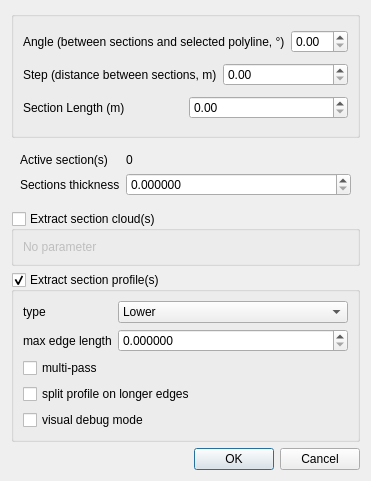
<?xml version="1.0" encoding="UTF-8"?>
<ui version="4.0">
 <class>ATMDialog</class>
 <widget class="QDialog" name="ATMDialog">
  <property name="geometry">
   <rect>
    <x>0</x>
    <y>0</y>
    <width>352</width>
    <height>481</height>
   </rect>
  </property>
  <property name="windowTitle">
   <string>Automatic Throw Measurement Settings</string>
  </property>
  <layout class="QGridLayout" name="gridLayout_3">
   <item row="0" column="0">
    <widget class="QGroupBox" name="groupBox">
     <property name="title">
      <string/>
     </property>
     <layout class="QGridLayout" name="gridLayout">
      <item row="0" column="0">
       <layout class="QHBoxLayout" name="horizontalLayout">
        <item>
         <widget class="QLabel" name="angleLabel">
          <property name="text">
           <string>Angle (between sections and selected polyline, °)</string>
          </property>
         </widget>
        </item>
        <item>
         <widget class="QDoubleSpinBox" name="angle"/>
        </item>
       </layout>
      </item>
      <item row="2" column="0">
       <layout class="QHBoxLayout" name="horizontalLayout_2">
        <item>
         <widget class="QLabel" name="secLengthLabel">
          <property name="text">
           <string>Section Length (m)</string>
          </property>
         </widget>
        </item>
        <item>
         <widget class="QDoubleSpinBox" name="secLength"/>
        </item>
       </layout>
      </item>
      <item row="1" column="0">
       <layout class="QHBoxLayout" name="horizontalLayout_3">
        <item>
         <widget class="QLabel" name="stepLabel">
          <property name="text">
           <string>Step (distance between sections, m)</string>
          </property>
         </widget>
        </item>
        <item>
         <widget class="QDoubleSpinBox" name="step"/>
        </item>
       </layout>
      </item>
     </layout>
    </widget>
   </item>
   <item row="1" column="0">
    <layout class="QGridLayout" name="gridLayout_2">
     <item row="0" column="0">
      <widget class="QFrame" name="frame">
       <layout class="QFormLayout" name="formLayout_6">
        <item row="0" column="0">
         <widget class="QLabel" name="activeSectionsLabel_2">
          <property name="text">
           <string>Active section(s)</string>
          </property>
         </widget>
        </item>
        <item row="0" column="1">
         <widget class="QLabel" name="activeSectionsLabel_3">
          <property name="text">
           <string notr="true">0</string>
          </property>
         </widget>
        </item>
        <item row="1" column="0">
         <widget class="QLabel" name="secThicknessLabel">
          <property name="text">
           <string>Sections thickness</string>
          </property>
         </widget>
        </item>
        <item row="1" column="1">
         <widget class="QDoubleSpinBox" name="thicknessDoubleSpinBox_3">
          <property name="toolTip">
           <string>Thickness of each section (depends on the cloud density)</string>
          </property>
          <property name="decimals">
           <number>6</number>
          </property>
          <property name="maximum">
           <double>1000000000.000000000000000</double>
          </property>
         </widget>
        </item>
       </layout>
      </widget>
     </item>
     <item row="1" column="0">
      <widget class="QGroupBox" name="extractCloudsGroupBox">
       <property name="toolTip">
        <string>To extract each section as a point cloud</string>
       </property>
       <property name="title">
        <string>Extract section cloud(s)</string>
       </property>
       <property name="checkable">
        <bool>true</bool>
       </property>
       <property name="checked">
        <bool>false</bool>
       </property>
       <layout class="QVBoxLayout" name="verticalLayout_7">
        <item>
         <widget class="QLabel" name="label_13">
          <property name="text">
           <string>No parameter</string>
          </property>
         </widget>
        </item>
       </layout>
      </widget>
     </item>
     <item row="2" column="0">
      <widget class="QGroupBox" name="extractEnvelopesGroupBox">
       <property name="toolTip">
        <string>To extract the contour of each section as a polyline</string>
       </property>
       <property name="title">
        <string>Extract section profile(s)</string>
       </property>
       <property name="checkable">
        <bool>true</bool>
       </property>
       <property name="checked">
        <bool>true</bool>
       </property>
       <layout class="QVBoxLayout" name="verticalLayout_6">
        <item>
         <widget class="QFrame" name="frame_4">
          <property name="minimumSize">
           <size>
            <width>0</width>
            <height>50</height>
           </size>
          </property>
          <layout class="QFormLayout" name="formLayout_5">
           <property name="leftMargin">
            <number>0</number>
           </property>
           <property name="topMargin">
            <number>0</number>
           </property>
           <property name="rightMargin">
            <number>0</number>
           </property>
           <property name="bottomMargin">
            <number>0</number>
           </property>
           <item row="0" column="0">
            <widget class="QLabel" name="typeProfileLabel">
             <property name="text">
              <string>type</string>
             </property>
            </widget>
           </item>
           <item row="0" column="1">
            <widget class="QComboBox" name="envelopeTypeComboBox_3">
             <property name="toolTip">
              <string>Section type (lower or upper part, or both)</string>
             </property>
             <item>
              <property name="text">
               <string>Lower</string>
              </property>
             </item>
             <item>
              <property name="text">
               <string>Upper</string>
              </property>
             </item>
             <item>
              <property name="text">
               <string>Both</string>
              </property>
             </item>
            </widget>
           </item>
           <item row="1" column="0">
            <widget class="QLabel" name="maxEdgeLengthLabel">
             <property name="text">
              <string>max edge length</string>
             </property>
            </widget>
           </item>
           <item row="1" column="1">
            <widget class="QDoubleSpinBox" name="maxEdgeLengthDoubleSpinBox_3">
             <property name="toolTip">
              <string>Max output polyline edge length (the smaller, the closer to the points the contour will be).
Warning: if 0, generates the convex hull.</string>
             </property>
             <property name="decimals">
              <number>6</number>
             </property>
             <property name="maximum">
              <double>1000000000.000000000000000</double>
             </property>
            </widget>
           </item>
          </layout>
         </widget>
        </item>
        <item>
         <widget class="QCheckBox" name="multiPassCheckBox_3">
          <property name="toolTip">
           <string>Multi-pass process where longer edges may be temporarily created to obtain a better fit... or a worst one ;)</string>
          </property>
          <property name="text">
           <string>multi-pass</string>
          </property>
         </widget>
        </item>
        <item>
         <widget class="QCheckBox" name="splitEnvelopeCheckBox_3">
          <property name="toolTip">
           <string>split the generated profile(s) in smaller parts to avoid creating too long edges (10 times the specified max edge length).
Warning: may not be compatible with Mascaret export.</string>
          </property>
          <property name="text">
           <string>split profile on longer edges</string>
          </property>
         </widget>
        </item>
        <item>
         <widget class="QCheckBox" name="debugModeCheckBox_3">
          <property name="toolTip">
           <string>Display a dialog with step-by-step execution of the algorithm (debug mode - very slow)</string>
          </property>
          <property name="text">
           <string>visual debug mode</string>
          </property>
         </widget>
        </item>
       </layout>
      </widget>
     </item>
    </layout>
   </item>
   <item row="2" column="0">
    <layout class="QHBoxLayout" name="horizontalLayout_4">
     <item>
      <spacer name="horizontalSpacer">
       <property name="orientation">
        <enum>Qt::Horizontal</enum>
       </property>
       <property name="sizeHint" stdset="0">
        <size>
         <width>40</width>
         <height>20</height>
        </size>
       </property>
      </spacer>
     </item>
     <item>
      <widget class="QDialogButtonBox" name="buttonBox">
       <property name="standardButtons">
        <set>QDialogButtonBox::Cancel|QDialogButtonBox::Ok</set>
       </property>
      </widget>
     </item>
    </layout>
   </item>
  </layout>
 </widget>
 <resources/>
 <connections>
  <connection>
   <sender>buttonBox</sender>
   <signal>accepted()</signal>
   <receiver>ATMDialog</receiver>
   <slot>accept()</slot>
   <hints>
    <hint type="sourcelabel">
     <x>296</x>
     <y>149</y>
    </hint>
    <hint type="destinationlabel">
     <x>199</x>
     <y>89</y>
    </hint>
   </hints>
  </connection>
  <connection>
   <sender>buttonBox</sender>
   <signal>rejected()</signal>
   <receiver>ATMDialog</receiver>
   <slot>reject()</slot>
   <hints>
    <hint type="sourcelabel">
     <x>296</x>
     <y>149</y>
    </hint>
    <hint type="destinationlabel">
     <x>199</x>
     <y>89</y>
    </hint>
   </hints>
  </connection>
 </connections>
</ui>
